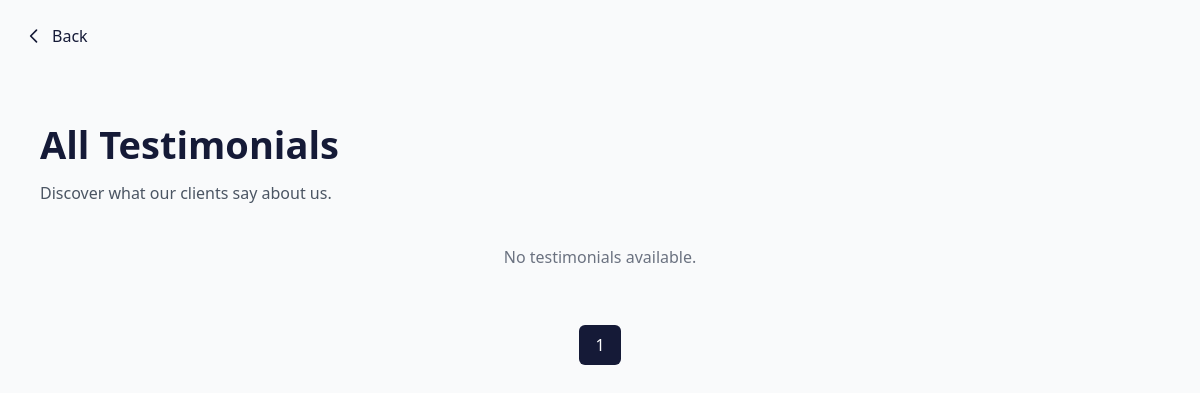
Before: /testimonials/ with the older database file.
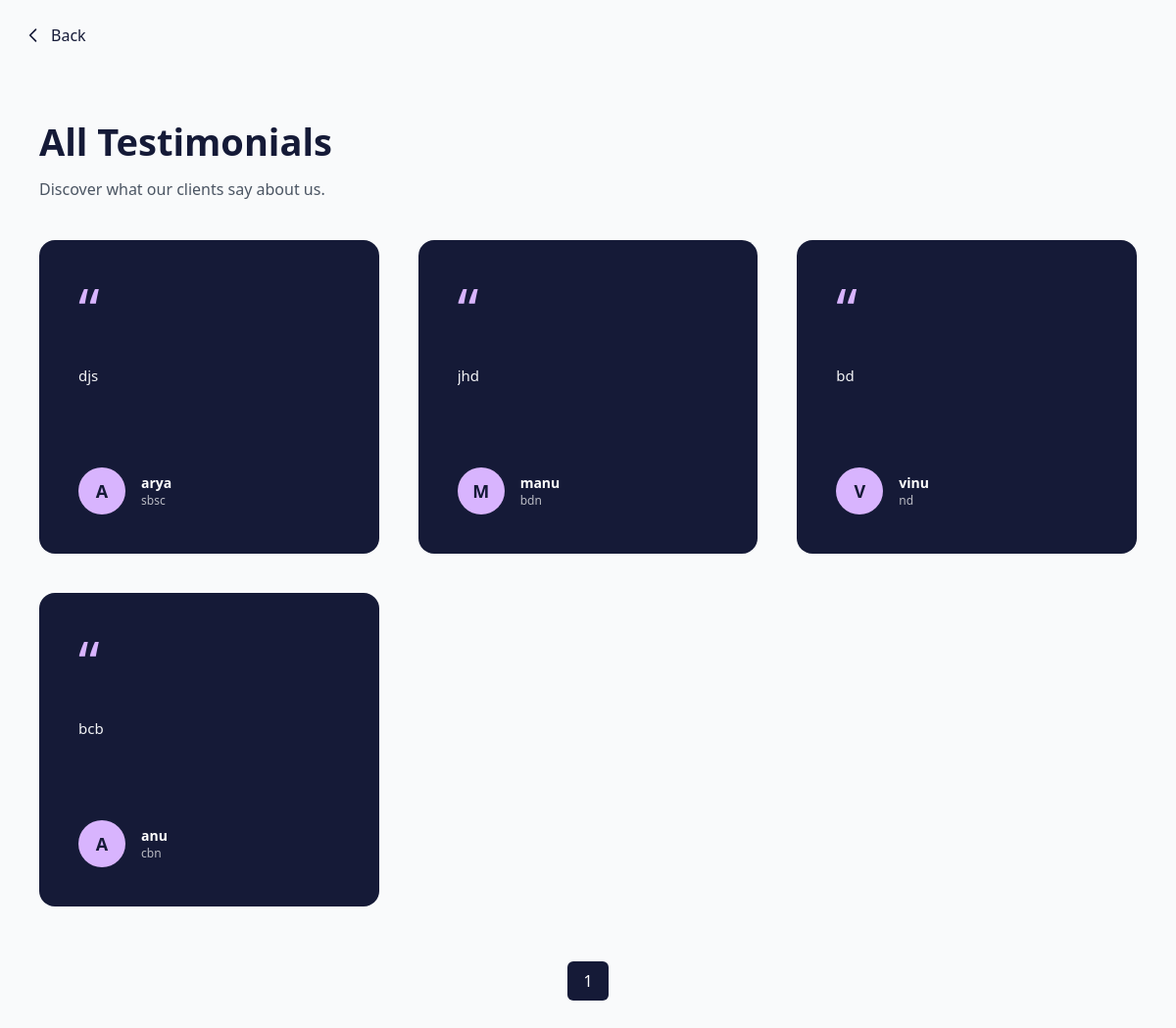
After: the same page with the newer database file.
### cybexelapp/models.py (models this page shows, shortened)
class Testimonial(models.Model):
    name = models.CharField(max_length=100)
    designation = models.CharField(max_length=150)
    message = models.TextField()
    image = models.ImageField(upload_to="testimonials/", blank=True, null=True)
    created_at = models.DateTimeField(auto_now_add=True)

### cybexelapp/views.py (the view)
# urls.py: path("testimonials/", views.testimonials, name="testimonials"),
def testimonials(request):
    testimonials_qs = Testimonial.objects.all().order_by("-created_at")
    paginator = Paginator(testimonials_qs, 9)   # 9 per page
    page_number = request.GET.get("page")
    page_obj = paginator.get_page(page_number)
    return render(request, "testimonials.html", {
        "page_obj": page_obj
    })

### cybexelapp/templates/testimonials.html (shortened to what this page needs)
{% load static %}
<!DOCTYPE html>
<html lang="en">
<head>
<script src="https://cdn.tailwindcss.com"></script>
</head>
<body class="bg-gray-50">
<div class="max-w-[1400px] mx-auto px-6 pt-6">
  <a href="javascript:history.back()"
     class="inline-flex items-center gap-2 text-[#151a37] hover:text-[#d6a537] transition font-medium">
    <svg xmlns="http://www.w3.org/2000/svg" class="w-5 h-5" fill="none" viewBox="0 0 24 24" stroke="currentColor">
      <path stroke-linecap="round" stroke-linejoin="round" stroke-width="2"
        d="M15 19l-7-7 7-7" />
    </svg>
    Back
  </a>
</div>
<section class="max-w-[1400px] mx-auto px-6 lg:px-10 py-16">
  <div class="mb-10">
    <h2 class="text-[30px] md:text-[38px] font-semibold text-[#151a37]">
      All Testimonials
    </h2>
    <p class="text-gray-600 mt-2">
      Discover what our clients say about us.
    </p>
  </div>
  <div class="grid grid-cols-1 sm:grid-cols-2 lg:grid-cols-3 gap-10">
    {% for t in page_obj %}
    <div class="bg-[#151a37] rounded-2xl p-10 text-white min-h-[320px] flex flex-col justify-between hover:-translate-y-1 transition">
      <div>
        <div class="text-purple-300 text-6xl mb-6">“</div>
       <p class="text-[15px] leading-7 text-gray-100 text-left break-words whitespace-normal
          max-h-40 overflow-y-auto pr-2">
  {{ t.message|truncatewords:40|linebreaksbr }}
</p>
      </div>
<div class="flex items-center gap-4 mt-8">
  {% if t.image %}
    <img src="{{ t.image.url }}"
         class="w-12 h-12 rounded-full object-cover border border-white/20">
  {% else %}
    <div class="w-12 h-12 rounded-full bg-purple-300
                flex items-center justify-center
                text-lg font-bold text-[#151a37] uppercase">
      {{ t.name|slice:":1" }}
    </div>
  {% endif %}
  <div>
    <p class="text-sm font-semibold">{{ t.name }}</p>
    <p class="text-xs opacity-70">{{ t.designation }}</p>
  </div>
</div>
    </div>
    {% empty %}
      <p class="col-span-full text-center text-gray-500">
        No testimonials available.
      </p>
    {% endfor %}
  </div>
  <div class="flex justify-center items-center gap-2 mt-14 flex-wrap">
    {% for num in page_obj.paginator.page_range %}
      {% if page_obj.number == num %}
        <span class="px-4 py-2 bg-[#151a37] text-white rounded-md">
          {{ num }}
        </span>
      {% else %}
        <a href="?page={{ num }}"
           class="px-4 py-2 border rounded-md hover:bg-gray-100">
          {{ num }}
        </a>
      {% endif %}
    {% endfor %}
  </div>
</section>
</body>
</html>

Changed rows visible on the page:
added Testimonial: message "djs", name "A", name "arya", designation "sbsc"
added Testimonial: message "jhd", name "M", name "manu", designation "bdn"
added Testimonial: message "bd", name "V", name "vinu", designation "nd"
added Testimonial: message "bcb", name "A", name "anu", designation "cbn"
Other visible differences:
text no longer shown: "No testimonials available."
